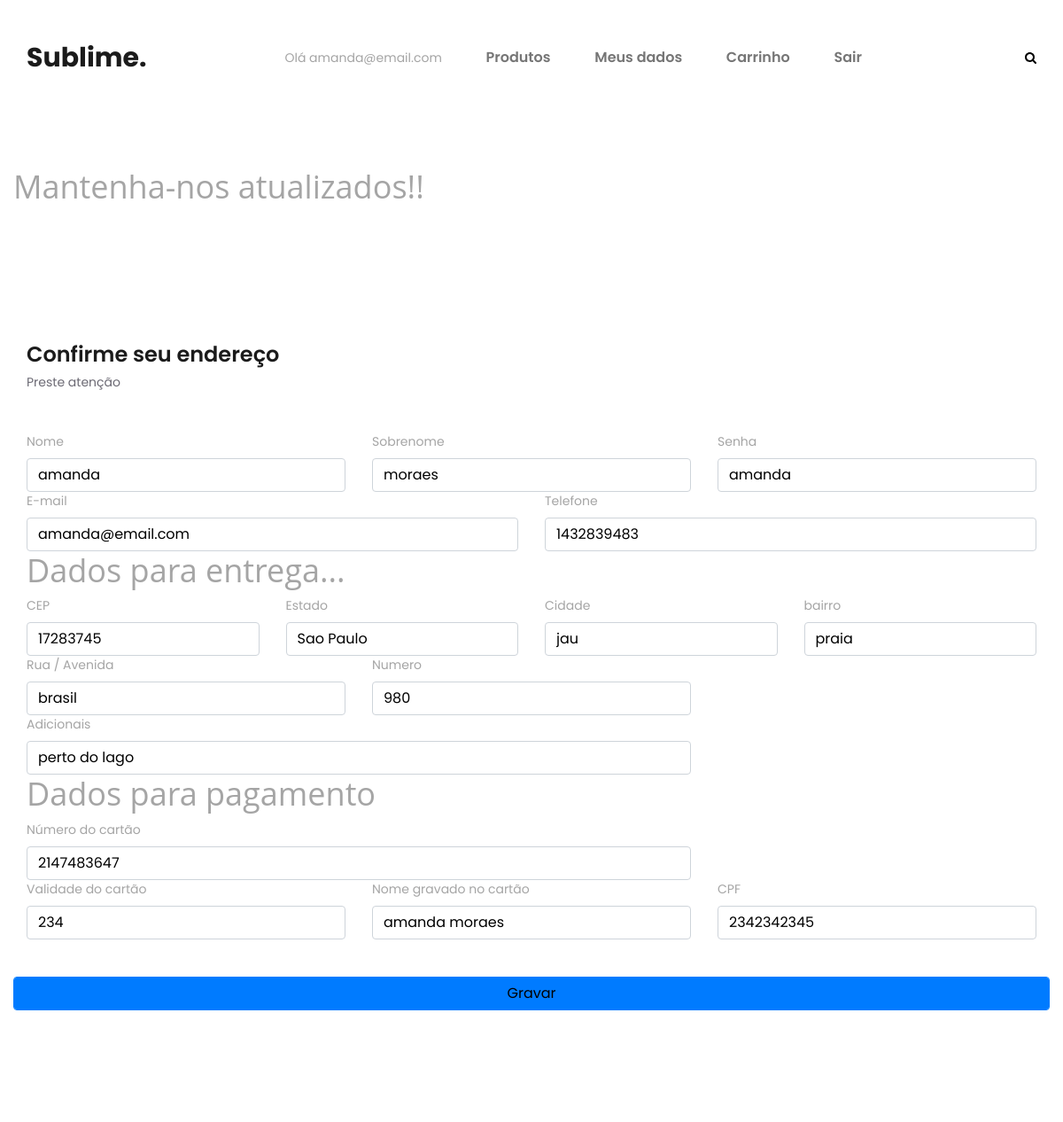
The app's page /dados_pessoais.php (signed in) with its own data.
### tables this page shows
CREATE TABLE `dados_cli` (
  `id_dadosCli` int(11) NOT NULL,
  `id_cli` int(11) NOT NULL,
  `cep` int(11) NOT NULL,
  `estado` varchar(40) NOT NULL,
  `ciade` varchar(40) NOT NULL,
  `bairro` varchar(50) NOT NULL,
  `rua_avenida` varchar(100) NOT NULL,
  `numero` int(11) NOT NULL,
  `adicionais` varchar(200) NOT NULL,
  `telefone` int(11) NOT NULL,
  `n_cartao` int(11) NOT NULL,
  `validade_cartao` int(11) NOT NULL,
  `nome_cartao` varchar(40) NOT NULL,
  `cpf` varchar(40) NOT NULL
);

### dados_pessoais.php (the view, shortened to what this page needs)
<!DOCTYPE html>
<?php
include('rotas/conect.php');
if(isset($_SESSION['usuario'])){
	$usuario = $_SESSION['usuario'];
	$id = $_SESSION['id'];
}else{
	header("Location:cadastro_cli.php");
	exit();
}
?>
<html lang="pt-br">
<head>
	<link rel="stylesheet" type="text/css" href="styles/bootstrap4/bootstrap.min.css">
	<link href="plugins/font-awesome-4.7.0/css/font-awesome.min.css" rel="stylesheet" type="text/css">
	<link rel="stylesheet" type="text/css" href="styles/checkout.css">
	<link rel="stylesheet" type="text/css" href="styles/checkout_responsive.css">
</head>
<body>
	<div class="super_container">
		<header class="header">
			<div class="header_container">
				<div class="container">
					<div class="row">
						<div class="col">
							<div class="header_content d-flex flex-row align-items-center justify-content-start">
								<div class="logo"><a href="index.php">Sublime.</a></div>
								<nav class="main_nav">
									<ul>
										<li><?php echo "Olá $usuario"; ?></li>
										<li><a href="vitrine.php">Produtos</a></li>
										<li><a href="dados_pessoais.php">Meus dados</a></li>
										<li><a href="carrinho.php">Carrinho</a></li>
										<li><a href="rotas/sair.php">Sair</a></li>
									</ul>
								</nav>
								<div class="header_extra ml-auto">
									<div class="search">
										<div class="search_icon">
									</div>
								</div>
							</div>
						</div>
					</div>
				</div>
			</div>
		</div>
		<div class="search_panel trans_300">
			<div class="container">
				<div class="row">
					<div class="col">
						<div class="search_panel_content d-flex flex-row align-items-center justify-content-end">
							<form action="vitrine.php" method="POST">
								<button type="submit" name="btn">Buscar</button>
							</form>
						</div>
					</div>
				</div>
			</div>
		</div>
	</header>
	<br>
	<br>
	<br>
	<br>
	<br>
	<br>
	<br>
	<br>
	<br>
	<?php
	$query = $mysqli->query("select * from login_cli where email_cli = '$usuario'");
	$login_cli=$query->fetch_assoc();
	$nome = $login_cli["nome_cli"];
	$sobNome = $login_cli["sobNome_cli"];
	$email = $login_cli["email_cli"];
	$senha = $login_cli["senha_cli"];
	$query = $mysqli->query("select * from dados_cli where id_cli = '$id'");
	$dados_cli=$query->fetch_assoc();
	$cep = $dados_cli["cep"];
	$estado = $dados_cli["estado"];
	$cidade = $dados_cli["ciade"];
	$bairro = $dados_cli["bairro"];
	$rua = $dados_cli["rua_avenida"];
	$numero = $dados_cli["numero"];
	$add = $dados_cli["adicionais"];
	$telefone = $dados_cli["telefone"];
	$n_card = $dados_cli["n_cartao"];
	$val_card = $dados_cli["validade_cartao"];
	$nome_card = $dados_cli["nome_cartao"];
	$cpf = $dados_cli["cpf"];
	?>
	<div class="container">
		<div class="row">
			<h2>Mantenha-nos atualizados!!</h2>
		</div>
	</div>
	<div class="checkout">
		<div class="container">
			<div class="row">
				<div class="col-lg-12">
					<div class="billing checkout_section">
						<div class="section_title">Confirme seu endereço</div>
						<div class="section_subtitle">Preste atenção</div>
						<div class="checkout_form_container">
							<form method="POST" action="rotas/atualizar_dados.php">
								<div class="row">
									<div class="col-xl-4">
										<label for="checkout_name">Nome</label>
										<input type="text" name="nome" class="form-control" value="<?php echo $nome ?>">
									</div>
									<div class="col-xl-4">
										<label for="checkout_name">Sobrenome</label>
										<input type="text" class="form-control" value="<?php echo $sobNome ?>" name="sobNome" >
									</div>
									<div class="col-xl-4">
										<label for="checkout_name">Senha</label>
										<input type="text" class="form-control" value="<?php echo $senha ?>" name="senha">
									</div>
								</div>
								<div class="row">
									<div class="col-xl-6">
										<label for="checkout_name">E-mail</label>
										<input type="email" class="form-control" value="<?php echo $email ?>" name="email">
									</div>
									<div class="col-xl-6">
										<label for="checkout_name">Telefone</label>
										<input type="text" class="form-control" value="<?php echo $telefone ?>" name="telefone">
									</div>
								</div>
								<div class="container">
									<div class="row">
										<h2>Dados para entrega...</h2>
									</div>
								</div>
								<div class="row">
									<div class="col-xl-3">
										<label for="checkout_name">CEP</label>
										<input type="text" class="form-control" value="<?php echo $cep ?>" name="cep">
									</div>
									<div class="col-xl-3">
										<label for="checkout_name">Estado</label>
										<input type="text" class="form-control" value="<?php echo $estado ?>" name="estado">
									</div>
									<div class="col-xl-3">
										<label for="checkout_name">Cidade</label>
										<input type="text" class="form-control" value="<?php echo $cidade ?>" name="cidade">
									</div>
									<div class="col-xl-3">
										<label for="checkout_name">bairro</label>
										<input type="text" class="form-control" value="<?php echo $bairro ?>" name="bairro">
									</div>
								</div>
								<div class="row">
									<div class="col-xl-4">
										<label for="checkout_name">Rua / Avenida</label>
										<input type="text" class="form-control" value="<?php echo $rua ?>" name="rua">
									</div>
									<div class="col-xl-4">
										<label for="checkout_name">Numero</label>
										<input type="text" class="form-control" value="<?php echo $numero ?>" name="numero">
									</div>
									<div class="col-xl-4">
									</div>
								</div>
								<div class="row">
									<div class="col-xl-8">
										<label for="checkout_name">Adicionais</label>
										<input type="text" name="add" class="form-control" value="<?php echo $add ?>">
									</div>
									<div class="col-xl-4">
									</div>
								</div>
								<div class="container">
									<div class="row">
										<h2>Dados para pagamento</h2>
									</div>
								</div>
								<div class="row">
									<div class="col-xl-8">
										<label for="checkout_name">Número do cartão</label>
										<input type="text" class="form-control" value="<?php echo $n_card ?>" name="n_card">
									</div>
									<div class="col-xl-4">
									</div>
								</div>
								<div class="row">
									<div class="col-xl-4">
										<label for="checkout_name">Validade do cartão</label>
										<input type="text" class="form-control" value="<?php echo $val_card ?>" name="val_card">
									</div>
									<div class="col-xl-4">
										<label for="checkout_name">Nome gravado no cartão</label>
										<input type="text" class="form-control" value="<?php echo $nome_card ?>" name="nome_card">
									</div>
									<div class="col-xl-4">
										<label for="checkout_name">CPF</label>
										<input type="text" class="form-control" value="<?php echo $cpf ?>" name="cpf">
									</div>
								</div>
								<br>
								<br>
								<div class="row">
									<button class="btn btn-primary form-control" name="btn_atualiza_dados" type="submit">Gravar</button>
								</div>
							</form>
						</div>
					</div>
				</div>
			</div>
		</div>
	</div>
	<div class="footer_overlay"></div>
</div>
</body>
</html>

### styles/checkout.css (style rules this page uses)
* { margin: 0; padding: 0; -webkit-font-smoothing: antialiased; -webkit-text-shadow: rgba(0,0,0,.01) 0 0 1px; text-shadow: rgba(0,0,0,.01) 0 0 1px; }
body { font-family: 'Poppins', sans-serif; font-size: 14px; font-weight: 400; background: #FFFFFF; color: #a5a5a5; }
div { display: block; position: relative; -webkit-box-sizing: border-box; -moz-box-sizing: border-box; box-sizing: border-box; }
ul { list-style: none; margin-bottom: 0px; }
a, a:hover, a:visited, a:active, a:link { text-decoration: none; -webkit-font-smoothing: antialiased; -webkit-text-shadow: rgba(0,0,0,.01) 0 0 1px; text-shadow: rgba(0,0,0,.01) 0 0 1px; }
h2 { font-size: 36px; }
h1, h2, h3, h4, h5, h6 { font-family: 'Open Sans', sans-serif; -webkit-font-smoothing: antialiased; -webkit-text-shadow: rgba(0,0,0,.01) 0 0 1px; text-shadow: rgba(0,0,0,.01) 0 0 1px; }
.form-control { color: #000000; }
.trans_300 { -webkit-transition: all 300ms ease; -moz-transition: all 300ms ease; -ms-transition: all 300ms ease; -o-transition: all 300ms ease; transition: all 300ms ease; }
.super_container { width: 100%; overflow: hidden; }
.header { display: block; position: fixed; top: 0; left: 0; width: 100%; z-index: 100; }
.header_container { width: 100%; z-index: 1; background: #FFFFFF; }
.header_content { width: 100%; height: 130px; -webkit-transition: all 200ms ease; -moz-transition: all 200ms ease; -ms-transition: all 200ms ease; -o-transition: all 200ms ease; transition: all 200ms ease; }
.logo a { font-size: 30px; font-weight: 700; color: #1b1b1b; -webkit-transition: all 200ms ease; -moz-transition: all 200ms ease; -ms-transition: all 200ms ease; -o-transition: all 200ms ease; transition: all 200ms ease; }
.main_nav { margin-left: 156px; }
.main_nav > ul > li { display: inline-block; position: relative; }
.main_nav > ul > li:not(:last-child) { margin-right: 46px; }
.main_nav > ul > li > a { font-size: 16px; font-weight: 600; color: #767676; -webkit-transition: all 200ms ease; -moz-transition: all 200ms ease; -ms-transition: all 200ms ease; -o-transition: all 200ms ease; transition: all 200ms ease; }
.search { display: inline-block; margin-left: 51px; cursor: pointer; vertical-align: sub; -webkit-transform: translateY(-1px); -moz-transform: translateY(-1px); -ms-transform: translateY(-1px); -o-transform: translateY(-1px); transform: translateY(-1px); }
.search_icon { width: 13px; height: 13px; }
.search_icon svg { -webkit-transition: all 200ms ease; -moz-transition: all 200ms ease; -ms-transition: all 200ms ease; -o-transition: all 200ms ease; transition: all 200ms ease; }
.search_panel { position: absolute; left: 0; bottom: 0; width: 100%; background: #e4e4e4; z-index: -1; }
.search_panel_content { height: 80px; }
.checkout { width: 100%; padding-top: 98px; padding-bottom: 99px; background: #FFFFFF; z-index: 2; }
.checkout_section { width: 100%; padding-top: 44px; }
.section_title { font-size: 24px; font-weight: 600; color: #1b1b1b; }
.section_subtitle { font-size: 14px; font-weight: 400; color: #6c6a74; margin-top: 3px; }
.checkout_form_container { width: 100%; margin-top: 46px; }
.footer_overlay { width: 100%; height: 129px; background: transparent; z-index: 1; }

### records on screen
dados_cli: telefone "1432839483", cep "17283745", estado "Sao Paulo", cidade "jau", bairro "praia", rua "brasil", numero "980", add "perto do lago", n_card "2147483647", val_card "234", nome_card "amanda moraes", cpf "2342342345"

### other values on screen
$usuario "amanda@email.com"
